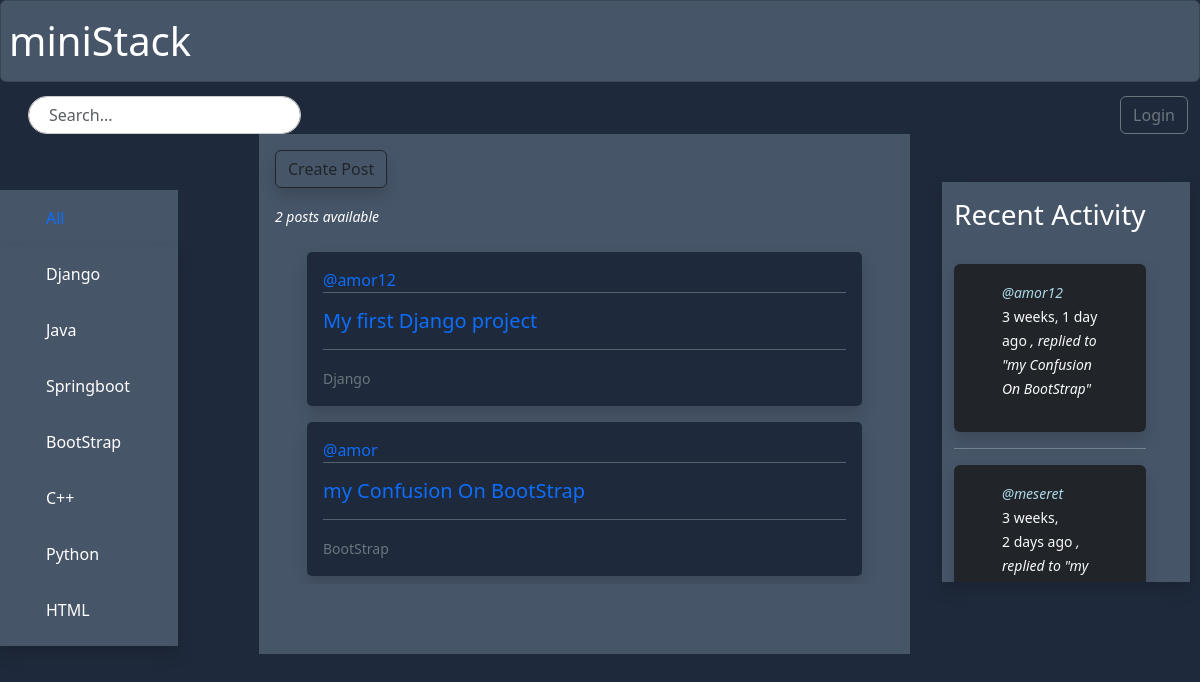
The page / on the database its author committed.
### base/models.py (models this page shows, shortened)
class Title (models.Model):
    name = models.CharField(max_length=200)
    def __str__(self):
        return self.name

class Post(models.Model):
    user=models.ForeignKey(User, on_delete=models.SET_NULL,null=True)
    title=models.ForeignKey(Title, on_delete=models.SET_NULL,null=True)
    name=models.CharField(max_length=300)
    description=models.TextField(null=True,blank=True)
    participant=models.ManyToManyField(User,related_name='participants',blank=True)
    updated=models.DateTimeField(auto_now=True)
    created=models.DateTimeField(auto_now_add=True)
    class Meta:
        ordering=['-updated','-created']
    def __str__(self):
        return self.name

class Message (models.Model):
    user= models.ForeignKey(User, on_delete=models.CASCADE)
    post=models.ForeignKey(Post, on_delete=models.CASCADE)
    body = models.TextField()
    updated=models.DateTimeField(auto_now=True)
    created=models.DateTimeField(auto_now_add=True)
    class Meta:
        ordering=['-updated','-created']

### base/views.py (the view)
# urls.py: path('',views.home, name='home'),
def home(request):
    q=request.GET.get('q') if request.GET.get('q')!=None else ''
    posts =Post.objects.filter(Q(title__name__icontains=q)|
                               Q(name__icontains=q)|
                               Q(description__icontains=q))
    titles= Title.objects.all()
    post_count=posts.count()
    comments = Message.objects.filter(Q(post__title__name__icontains=q))
    context = {'posts':posts,'titles':titles,'post_count':post_count,'comments':comments}
    return render(request,'base/home.html',context)

### base/templates/base/home.html (shortened to what this page needs)
{% extends 'main.html' %} {% block content %}
<div class="container">
  <div>{% include 'base/title.html'%}</div>
  <div style="background-color: rgb(71 85 105)">
    <div class="mx-3 my-3">
      <a class="btn btn-outline-dark shadow" href="{% url 'createpost' %}">Create Post</a>
    </div>
    <div class="mx-3 my-3" style="font-style: italic"><small>{{post_count}} posts available</small></div>
    {% include 'base/dashboard.html'%}
  </div>
  <div>{% include 'base/activity.html'%}</div>
</div>
{% endblock %}

### base/templates/base/title.html
<nav class="navbar navbar-expand-lg background-color: rgb(71 85 105)">
  <div class="container-fluid" style="margin-left: -3rem">
    <ul class="navbar-nav" style="margin-left: -3.5rem">
      <li class="nav-item px-5" style="padding: 0 20px">
        <a href="{% url 'home'%}">
          <div class="inner-container py-3 hover mt-5 px-5" style="padding: 10px 10px; background-color: rgb(71 85 105)">All</div></a
        >
        <div class="outer-container shadow" style="width: 100%">
          {% for title in titles %}
          <a href="{% url 'home'%}?q={{title.name}}">
            <div class="inner-container py-3 hover px-5" style="text-decoration: none; color: white">{{title.name}}</div>
          </a>
          {% endfor %}
        </div>
      </li>
    </ul>
  </div>
</nav>

### base/templates/base/dashboard.html (shortened to what this page needs)
<div class="mx-3" style="max-height: 400px; overflow-y: auto">
  <div class="mx-3">
    {% for post in posts%}
    <div class="py-2 px-3">
      <div class="py-3 px-3 shadow" style="border-radius: 5px; background-color: rgb(30 41 59)">
        <div style="margin-bottom: -1em" class="d-flex justify-content-between">
          <div>
            <a href="{% url 'userprofile' post.user.id %}" class="my-2">@{{post.user.username}}</a>
          </div>
        </div>
        <hr />
        <div>
          <h5><a class="py-5" href="{% url 'post' post.id %}">{{post.name}}</a></h5>
        </div>
        <hr />
        <small class="my-2 text-secondary text-sm-end">{{post.title}}</small>
      </div>
    </div>
    {% endfor %}
  </div>
</div>

### base/templates/base/activity.html (shortened to what this page needs)
<div class="container my-5 shadow" style="max-height: 400px; background-color: rgb(71, 85, 105); overflow-y: auto; margin-left: 2rem">
  <div class="comments-list">
    <div class="py-3 text-white" style="position: sticky; top: 0; background-color: rgb(71 85 105); z-index: 1000; width: 100%">
      <h3>Recent Activity</h3>
    </div>
    {% for comment in comments %}
    <div class="comment-item px-5 py-3 shadow my-2 bg-dark text-light rounded">
      <small>
        <a href="{% url 'userprofile' comment.user.id %}" style="color: lightblue; font-style: italic"> @{{ comment.user }} </a>
        {{ comment.created|timesince }} ago
      </small>
      <small style="font-style: italic">, replied to "{{ comment.post }}"</small>
    </div>
    <hr />
    {% endfor %}
  </div>
</div>

### templates/main.html (style rules this page uses)
a:link { text-decoration: none; }
* { scrollbar-width: thin; scrollbar-color: rgb(71 85 105); rgb(46, 16, 101); }

### base/templates/base/home.html (style rules this page uses)
.container { display: grid; grid-template-columns: 1fr 3fr 1fr; }
.outer-container { width: 100%; max-height: 400px; overflow-y: auto; margine-right: 10px; box-sizing: border-box; }
.inner-container { width: 100%; background-color: rgb(71 85 105); transition: background-color 0.3s ease, text-decoration 0.3s ease; }

### rows shown on the page
Title: name "Django"
Title: name "Java"
Title: name "Springboot"
Title: name "BootStrap"
Title: name "C++"
Title: name "Python"
Title: name "HTML"
Post: user.username "amor12", name "My first Django project", title "Django"
Post: user.username "amor", name "my Confusion On BootStrap", title "BootStrap"
Message: user "amor12", created "3 weeks, 1 day", post "my Confusion On BootStrap"
Message: user "meseret", created "3 weeks, 2 days", post "my…"

### other values the page prints
{{ post_count }} "2"
